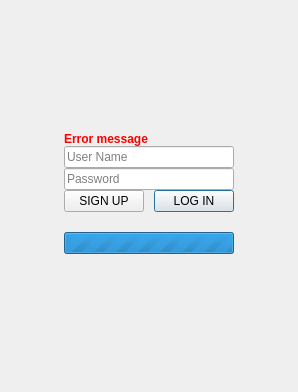
<?xml version="1.0" encoding="UTF-8"?>
<ui version="4.0">
 <class>LoginView</class>
 <widget class="QWidget" name="LoginView">
  <property name="geometry">
   <rect>
    <x>0</x>
    <y>0</y>
    <width>298</width>
    <height>392</height>
   </rect>
  </property>
  <property name="windowTitle">
   <string>Form</string>
  </property>
  <layout class="QGridLayout" name="gridLayout">
   <property name="leftMargin">
    <number>0</number>
   </property>
   <property name="topMargin">
    <number>0</number>
   </property>
   <property name="rightMargin">
    <number>0</number>
   </property>
   <property name="bottomMargin">
    <number>0</number>
   </property>
   <property name="spacing">
    <number>0</number>
   </property>
   <item row="1" column="0" colspan="2">
    <widget class="QFrame" name="content">
     <property name="sizePolicy">
      <sizepolicy hsizetype="Preferred" vsizetype="Expanding">
       <horstretch>0</horstretch>
       <verstretch>0</verstretch>
      </sizepolicy>
     </property>
     <property name="minimumSize">
      <size>
       <width>0</width>
       <height>200</height>
      </size>
     </property>
     <layout class="QGridLayout" name="gridLayout_2">
      <property name="leftMargin">
       <number>0</number>
      </property>
      <property name="topMargin">
       <number>0</number>
      </property>
      <property name="rightMargin">
       <number>0</number>
      </property>
      <property name="bottomMargin">
       <number>0</number>
      </property>
      <property name="spacing">
       <number>0</number>
      </property>
      <item row="0" column="1">
       <spacer name="verticalSpacer">
        <property name="orientation">
         <enum>Qt::Vertical</enum>
        </property>
        <property name="sizeHint" stdset="0">
         <size>
          <width>118</width>
          <height>20</height>
         </size>
        </property>
       </spacer>
      </item>
      <item row="1" column="0">
       <spacer name="horizontalSpacer_2">
        <property name="orientation">
         <enum>Qt::Horizontal</enum>
        </property>
        <property name="sizeHint" stdset="0">
         <size>
          <width>25</width>
          <height>38</height>
         </size>
        </property>
       </spacer>
      </item>
      <item row="1" column="1" rowspan="2">
       <layout class="QVBoxLayout" name="verticalLayout">
        <item>
         <widget class="QLabel" name="logo">
          <property name="text">
           <string/>
          </property>
          <property name="pixmap">
           <pixmap resource="../../../scenarist-core/Resources/Resources.qrc">:/Graphics/Images/logo.png</pixmap>
          </property>
          <property name="scaledContents">
           <bool>false</bool>
          </property>
          <property name="alignment">
           <set>Qt::AlignCenter</set>
          </property>
         </widget>
        </item>
        <item>
         <spacer name="verticalSpacer_4">
          <property name="orientation">
           <enum>Qt::Vertical</enum>
          </property>
          <property name="sizeType">
           <enum>QSizePolicy::Fixed</enum>
          </property>
          <property name="sizeHint" stdset="0">
           <size>
            <width>20</width>
            <height>20</height>
           </size>
          </property>
         </spacer>
        </item>
        <item>
         <widget class="QLabel" name="error">
          <property name="font">
           <font>
            <weight>75</weight>
            <bold>true</bold>
           </font>
          </property>
          <property name="styleSheet">
           <string notr="true">color: rgb(255, 0, 0);</string>
          </property>
          <property name="text">
           <string>Error message</string>
          </property>
          <property name="wordWrap">
           <bool>true</bool>
          </property>
          <property name="buddy">
           <cstring>userName</cstring>
          </property>
         </widget>
        </item>
        <item>
         <widget class="QLineEdit" name="userName">
          <property name="placeholderText">
           <string>User Name</string>
          </property>
         </widget>
        </item>
        <item>
         <widget class="QLineEdit" name="password">
          <property name="echoMode">
           <enum>QLineEdit::Password</enum>
          </property>
          <property name="placeholderText">
           <string>Password</string>
          </property>
         </widget>
        </item>
        <item>
         <layout class="QHBoxLayout" name="horizontalLayout">
          <item>
           <widget class="QPushButton" name="signUp">
            <property name="text">
             <string>SIGN UP</string>
            </property>
           </widget>
          </item>
          <item>
           <spacer name="horizontalSpacer">
            <property name="orientation">
             <enum>Qt::Horizontal</enum>
            </property>
            <property name="sizeHint" stdset="0">
             <size>
              <width>10</width>
              <height>20</height>
             </size>
            </property>
           </spacer>
          </item>
          <item>
           <widget class="QPushButton" name="login">
            <property name="text">
             <string>LOG IN</string>
            </property>
            <property name="default">
             <bool>true</bool>
            </property>
           </widget>
          </item>
         </layout>
        </item>
        <item>
         <spacer name="verticalSpacer_5">
          <property name="orientation">
           <enum>Qt::Vertical</enum>
          </property>
          <property name="sizeType">
           <enum>QSizePolicy::Fixed</enum>
          </property>
          <property name="sizeHint" stdset="0">
           <size>
            <width>20</width>
            <height>20</height>
           </size>
          </property>
         </spacer>
        </item>
        <item>
         <widget class="QProgressBar" name="progressBar">
          <property name="maximum">
           <number>0</number>
          </property>
          <property name="value">
           <number>0</number>
          </property>
          <property name="format">
           <string/>
          </property>
         </widget>
        </item>
        <item>
         <widget class="QWidget" name="progressReplacer" native="true">
          <property name="minimumSize">
           <size>
            <width>0</width>
            <height>0</height>
           </size>
          </property>
         </widget>
        </item>
        <item>
         <spacer name="verticalSpacer_3">
          <property name="orientation">
           <enum>Qt::Vertical</enum>
          </property>
          <property name="sizeType">
           <enum>QSizePolicy::Fixed</enum>
          </property>
          <property name="sizeHint" stdset="0">
           <size>
            <width>20</width>
            <height>40</height>
           </size>
          </property>
         </spacer>
        </item>
       </layout>
      </item>
      <item row="2" column="2">
       <spacer name="horizontalSpacer_3">
        <property name="orientation">
         <enum>Qt::Horizontal</enum>
        </property>
        <property name="sizeHint" stdset="0">
         <size>
          <width>15</width>
          <height>28</height>
         </size>
        </property>
       </spacer>
      </item>
      <item row="3" column="1">
       <spacer name="verticalSpacer_2">
        <property name="orientation">
         <enum>Qt::Vertical</enum>
        </property>
        <property name="sizeHint" stdset="0">
         <size>
          <width>118</width>
          <height>20</height>
         </size>
        </property>
       </spacer>
      </item>
     </layout>
    </widget>
   </item>
   <item row="0" column="0" colspan="2">
    <widget class="QWidget" name="toolbar" native="true"/>
   </item>
  </layout>
 </widget>
 <resources>
  <include location="../../../scenarist-core/Resources/Resources.qrc"/>
 </resources>
 <connections/>
</ui>
